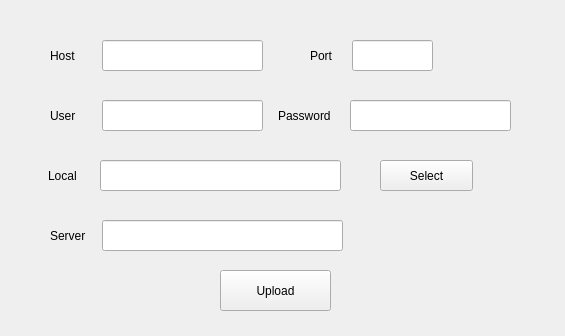
<?xml version="1.0" encoding="UTF-8"?>
<ui version="4.0">
 <class>Server</class>
 <widget class="QWidget" name="Server">
  <property name="geometry">
   <rect>
    <x>0</x>
    <y>0</y>
    <width>565</width>
    <height>336</height>
   </rect>
  </property>
  <property name="windowTitle">
   <string>Form</string>
  </property>
  <widget class="QLabel" name="label">
   <property name="geometry">
    <rect>
     <x>50</x>
     <y>40</y>
     <width>61</width>
     <height>31</height>
    </rect>
   </property>
   <property name="text">
    <string>Host</string>
   </property>
  </widget>
  <widget class="QLineEdit" name="lineEdit_host">
   <property name="geometry">
    <rect>
     <x>102</x>
     <y>40</y>
     <width>161</width>
     <height>31</height>
    </rect>
   </property>
  </widget>
  <widget class="QLineEdit" name="lineEdit_port">
   <property name="geometry">
    <rect>
     <x>352</x>
     <y>40</y>
     <width>81</width>
     <height>31</height>
    </rect>
   </property>
  </widget>
  <widget class="QLabel" name="label_2">
   <property name="geometry">
    <rect>
     <x>310</x>
     <y>40</y>
     <width>81</width>
     <height>31</height>
    </rect>
   </property>
   <property name="text">
    <string>Port</string>
   </property>
  </widget>
  <widget class="QLineEdit" name="lineEdit_user">
   <property name="geometry">
    <rect>
     <x>102</x>
     <y>100</y>
     <width>161</width>
     <height>31</height>
    </rect>
   </property>
  </widget>
  <widget class="QLabel" name="label_3">
   <property name="geometry">
    <rect>
     <x>50</x>
     <y>100</y>
     <width>61</width>
     <height>31</height>
    </rect>
   </property>
   <property name="text">
    <string>User</string>
   </property>
  </widget>
  <widget class="QLabel" name="label_4">
   <property name="geometry">
    <rect>
     <x>278</x>
     <y>100</y>
     <width>81</width>
     <height>31</height>
    </rect>
   </property>
   <property name="text">
    <string>Password</string>
   </property>
  </widget>
  <widget class="QLineEdit" name="lineEdit_password">
   <property name="geometry">
    <rect>
     <x>350</x>
     <y>100</y>
     <width>161</width>
     <height>31</height>
    </rect>
   </property>
  </widget>
  <widget class="QLabel" name="label_5">
   <property name="geometry">
    <rect>
     <x>48</x>
     <y>160</y>
     <width>61</width>
     <height>31</height>
    </rect>
   </property>
   <property name="text">
    <string>Local</string>
   </property>
  </widget>
  <widget class="QLineEdit" name="lineEdit_local">
   <property name="geometry">
    <rect>
     <x>100</x>
     <y>160</y>
     <width>241</width>
     <height>31</height>
    </rect>
   </property>
  </widget>
  <widget class="QPushButton" name="pushButton_Select">
   <property name="geometry">
    <rect>
     <x>380</x>
     <y>160</y>
     <width>93</width>
     <height>31</height>
    </rect>
   </property>
   <property name="text">
    <string>Select</string>
   </property>
  </widget>
  <widget class="QLineEdit" name="lineEdit_server">
   <property name="geometry">
    <rect>
     <x>102</x>
     <y>220</y>
     <width>241</width>
     <height>31</height>
    </rect>
   </property>
  </widget>
  <widget class="QLabel" name="label_6">
   <property name="geometry">
    <rect>
     <x>50</x>
     <y>220</y>
     <width>61</width>
     <height>31</height>
    </rect>
   </property>
   <property name="text">
    <string>Server</string>
   </property>
  </widget>
  <widget class="QPushButton" name="pushButton_upload">
   <property name="geometry">
    <rect>
     <x>220</x>
     <y>270</y>
     <width>111</width>
     <height>41</height>
    </rect>
   </property>
   <property name="text">
    <string>Upload</string>
   </property>
  </widget>
 </widget>
 <resources/>
 <connections/>
</ui>
